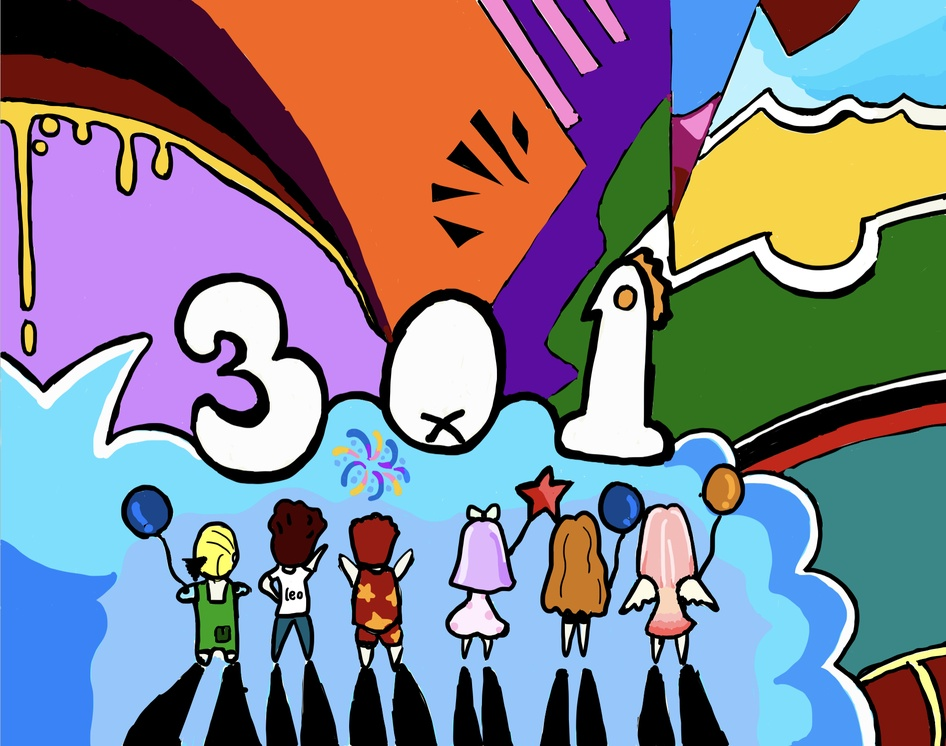
#> input picture 301.jpeg, 946 x 746 px, shrunk from 1894 x 1492 before the run
$ python hw3.py
#> lines starting #> are read from the running program, lines starting #| are printed output that depends on the picture
import cv2
import numpy as np

# 读取输入图片并获取图片的像素高度与 宽度
input = cv2.imread('301.jpeg', 1)
#> input is the input picture: shape (746, 946, 3); mean B, G, R 141.3, 129.8, 131.8
num_rows = input.shape[0]
#> num_rows = 746
num_cols = input.shape[1]
#> num_cols = 946

output = np.zeros((num_rows*2+1, int(num_cols*1.5), 3), dtype=np.uint8)
output[0: num_rows, 0: num_cols] = input[:, :]
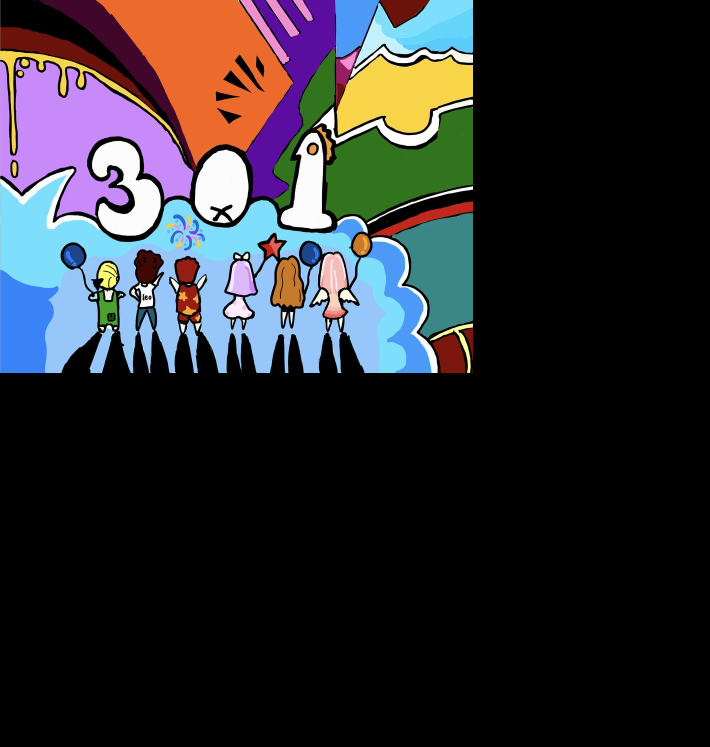
#> output: shape (1493, 1419, 3) (shown at 1/2 size); mean B, G, R 47.1, 43.2, 43.9
# 根据光束照射方向知投影后
# x1=x0，y1=(1/2)z0，z1=0
for row in range(num_rows):
    col_idx = int(1/2*(num_rows-row))
    output[2*num_rows-row, col_idx: col_idx+num_cols] = input[row, :]
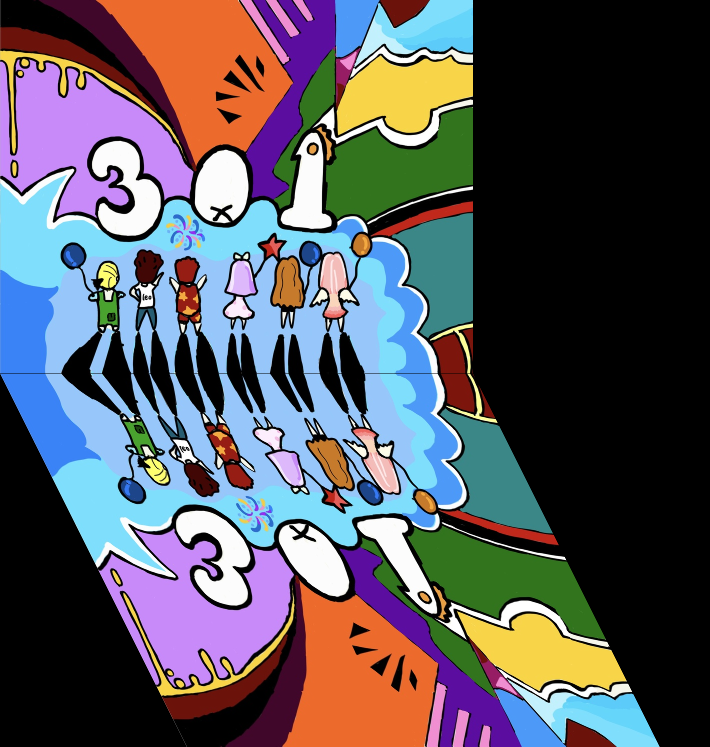
#> output: shape (1493, 1419, 3) (shown at 1/2 size); mean B, G, R 94.2, 86.5, 87.8

# 显示输 出图片
cv2.imshow('output.jpeg', output)
cv2.waitKey(0)
